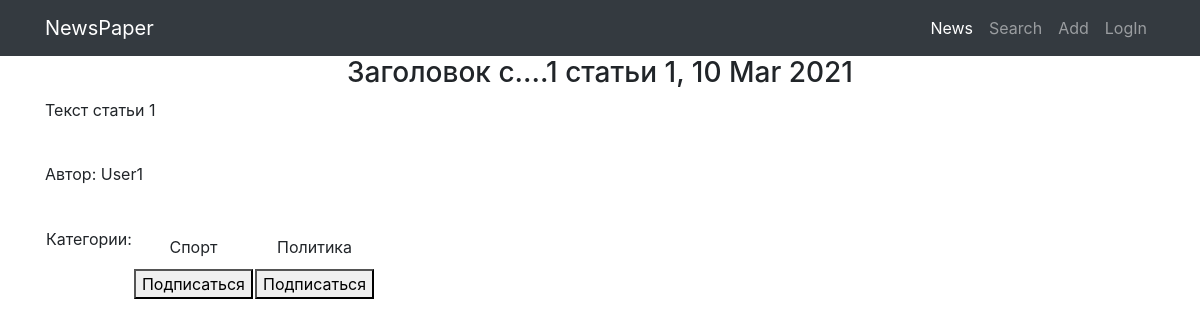
The page /1 on the database its author committed.
### NewsPaperApp/models.py (models this page shows, shortened)
class Post(models.Model):
    news = 'Новость'
    article = 'Статья'
    Posts = [(news, 'Новость'), (article, 'Статья')]
    author = models.ForeignKey(Author, on_delete=models.CASCADE,
                               verbose_name='Автор', blank=True,
                               null=True)
    post_type = models.CharField(max_length=30, choices=Posts,
                                 default='select', verbose_name='Тип')
    post_datetime = models.DateTimeField(auto_now_add=True)
    post_category = models.ManyToManyField(Category, through='PostCategory', verbose_name='Категория')
    post_title = models.CharField(max_length=255, verbose_name='Заголовок')
    post_content = models.TextField(verbose_name='Содержание')
    post_rating = models.IntegerField(default=0)
    def __str__(self):
        return f'{self.post_title.title()}: {self.post_content[:20]}'

class Author(models.Model):
    author = models.OneToOneField(User, on_delete=models.CASCADE)
    author_rating = models.IntegerField(default=0)
    def __str__(self):
        return self.author.username

class Category(models.Model):
    category_name = models.CharField(max_length=50, unique=True)
    subscribers = models.ManyToManyField(User,
                                         verbose_name='Подписчики',
                                         blank=True)

### NewsPaperApp/views.py (the view)
# urls.py: path('<int:pk>', NewsDetail.as_view(), name='news'),
class NewsDetail(DetailView):
    model = Post
    template_name = 'news_id.html'
    context_object_name = 'news_id'
    queryset = Post.objects.all()
    def get_object(self, *args, **kwargs):  # переопределяем метод получения объекта, как ни странно
        obj = cache.get(f'news-{self.kwargs["pk"]}',None)  # кэш очень похож на словарь, и метод get действует также. Он забирает значение по ключу, если его нет, то забирает None.
        print('*'*20)
        print(kwargs)
        if not obj:
            obj = super().get_object()
            print("Obj: ", obj)
            cache.set(f'news-{self.kwargs["pk"]}', obj)
            print('Set obj to cash')
        else:
            print('Get obj from cash')
        return obj

### NewsPaperApp/templatetags/censor.py (called while the page is built)
@register.filter(name='censor')
def censor(value):
    censored_words = ['слово1', 'слово2']
    if isinstance(value, str):
        censored_list = value.split(' ')
        for cl_index, cl_value in enumerate(censored_list):
            for c_word in censored_words:
                if c_word in cl_value.lower():
                    len_dif = len(c_word) - len(cl_value) - 1
                    censored_list[cl_index] = cl_value[0] + '.' * (len(c_word) - 2) + cl_value[len_dif:]
        return ' '.join(censored_list)
    else:
        raise ValueError(f'Фильтр <censor> можно применить только к объекту типа <str>')

### NewsPaperApp/templatetags/subscribers_list.py (called while the page is built)
@register.filter(name='subscribers_list')
def subscribers_list(category):
    return list(category.subscribers.all().values_list('username', flat=True))

### templates/news_id.html (shortened to what this page needs)
{% extends 'flatpages/default.html' %}
{% load censor %}
{% load subscribers_list %}
{% block content %}
    <h3 style="text-align: center;">{{ news_id.post_title|censor }}, {{ news_id.post_datetime|date:'d M Y' }}</h3>
    <p style="text-align: left;">{{ news_id.post_content|censor }}</p><br>
    <p style="text-align: left;">Автор: {{ news_id.author }}</p><br>
    <table>
        <tr>
            <td>
                <p style="text-align: left;">Категории:</p>
            </td>
            {% for category in news_id.post_category.all %}
                <td>
                    {{ category.category_name }}
                </td>
            {% endfor %}
        </tr>
        <tr>
            <td>
            </td>
            {% for category in news_id.post_category.all %}
                <td>
                    {% if user.username in category|subscribers_list %}
                        <form action="{% url 'subscribe' category.pk %}" method="POST">
                            {% csrf_token%}
                            <button type="submit" name="category_id" value="{{ category.id }}">Отписаться</button>
                        </form>
                    {% else %}
                        <form action="{% url 'subscribe' category.pk %}" method="POST">
                            <button type="submit" name="category_id" value="{{ category.id }}">Подписаться</button>
                        </form>
                    {% endif %}
                </td>
            {% endfor %}
        </tr>
    </table>
{% endblock content %}

### rows shown on the page
Post: post_title|censor "Заголовок с....1 статьи 1", post_datetime "10 Mar 2021", post_content|censor "Текст статьи 1", author "User1"
Category: category_name "Спорт", {{ category.id }} 1 (drawn)
Category: category_name "Политика", {{ category.id }} 2 (drawn)
